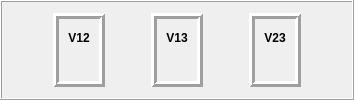
       <widget class="QFrame" name="F10">
        <property name="frameShape">
         <enum>QFrame::Box</enum>
        </property>
        <property name="frameShadow">
         <enum>QFrame::Raised</enum>
        </property>
        <layout class="QGridLayout" name="gridLayout_11">
         <item row="0" column="0">
          <layout class="QHBoxLayout" name="horizontalLayout_8">
           <item>
            <spacer name="horizontalSpacer">
             <property name="orientation">
              <enum>Qt::Horizontal</enum>
             </property>
             <property name="sizeHint" stdset="0">
              <size>
               <width>40</width>
               <height>20</height>
              </size>
             </property>
            </spacer>
           </item>
           <item>
            <widget class="QFrame" name="F4">
             <property name="frameShape">
              <enum>QFrame::Box</enum>
             </property>
             <property name="frameShadow">
              <enum>QFrame::Raised</enum>
             </property>
             <property name="lineWidth">
              <number>3</number>
             </property>
             <layout class="QGridLayout" name="gridLayout_5">
              <item row="0" column="0">
               <layout class="QVBoxLayout" name="verticalLayout_4">
                <item>
                 <widget class="QLabel" name="label_8">
                  <property name="font">
                   <font>
                    <weight>75</weight>
                    <bold>true</bold>
                   </font>
                  </property>
                  <property name="text">
                   <string>V12</string>
                  </property>
                  <property name="alignment">
                   <set>Qt::AlignCenter</set>
                  </property>
                  <property name="wordWrap">
                   <bool>false</bool>
                  </property>
                 </widget>
                </item>
                <item>
                 <widget class="QLabel" name="V12">
                  <property name="text">
                   <string/>
                  </property>
                  <property name="pixmap">
                   <pixmap resource="images.qrc">:/icones/rouge</pixmap>
                  </property>
                 </widget>
                </item>
               </layout>
              </item>
             </layout>
            </widget>
           </item>
           <item>
            <spacer name="horizontalSpacer_3">
             <property name="orientation">
              <enum>Qt::Horizontal</enum>
             </property>
             <property name="sizeHint" stdset="0">
              <size>
               <width>40</width>
               <height>20</height>
              </size>
             </property>
            </spacer>
           </item>
           <item>
            <widget class="QFrame" name="F5">
             <property name="frameShape">
              <enum>QFrame::Box</enum>
             </property>
             <property name="frameShadow">
              <enum>QFrame::Raised</enum>
             </property>
             <property name="lineWidth">
              <number>3</number>
             </property>
             <layout class="QGridLayout" name="gridLayout_6">
              <item row="0" column="0">
               <layout class="QVBoxLayout" name="verticalLayout_10">
                <item>
                 <widget class="QLabel" name="label_9">
                  <property name="font">
                   <font>
                    <weight>75</weight>
                    <bold>true</bold>
                   </font>
                  </property>
                  <property name="text">
                   <string>V13</string>
                  </property>
                  <property name="alignment">
                   <set>Qt::AlignCenter</set>
                  </property>
                  <property name="wordWrap">
                   <bool>false</bool>
                  </property>
                 </widget>
                </item>
                <item>
                 <widget class="QLabel" name="V13">
                  <property name="text">
                   <string/>
                  </property>
                  <property name="pixmap">
                   <pixmap resource="images.qrc">:/icones/rouge</pixmap>
                  </property>
                 </widget>
                </item>
               </layout>
              </item>
             </layout>
            </widget>
           </item>
           <item>
            <spacer name="horizontalSpacer_4">
             <property name="orientation">
              <enum>Qt::Horizontal</enum>
             </property>
             <property name="sizeHint" stdset="0">
              <size>
               <width>40</width>
               <height>20</height>
              </size>
             </property>
            </spacer>
           </item>
           <item>
            <widget class="QFrame" name="F6">
             <property name="frameShape">
              <enum>QFrame::Box</enum>
             </property>
             <property name="frameShadow">
              <enum>QFrame::Raised</enum>
             </property>
             <property name="lineWidth">
              <number>3</number>
             </property>
             <layout class="QGridLayout" name="gridLayout_7">
              <item row="0" column="0">
               <layout class="QVBoxLayout" name="verticalLayout_11">
                <item>
                 <widget class="QLabel" name="label_17">
                  <property name="font">
                   <font>
                    <weight>75</weight>
                    <bold>true</bold>
                   </font>
                  </property>
                  <property name="text">
                   <string>V23</string>
                  </property>
                  <property name="alignment">
                   <set>Qt::AlignCenter</set>
                  </property>
                  <property name="wordWrap">
                   <bool>false</bool>
                  </property>
                 </widget>
                </item>
                <item>
                 <widget class="QLabel" name="V23">
                  <property name="text">
                   <string/>
                  </property>
                  <property name="pixmap">
                   <pixmap resource="images.qrc">:/icones/rouge</pixmap>
                  </property>
                 </widget>
                </item>
               </layout>
              </item>
             </layout>
            </widget>
           </item>
           <item>
            <spacer name="horizontalSpacer_2">
             <property name="orientation">
              <enum>Qt::Horizontal</enum>
             </property>
             <property name="sizeHint" stdset="0">
              <size>
               <width>40</width>
               <height>20</height>
              </size>
             </property>
            </spacer>
           </item>
          </layout>
         </item>
        </layout>
       </widget>
